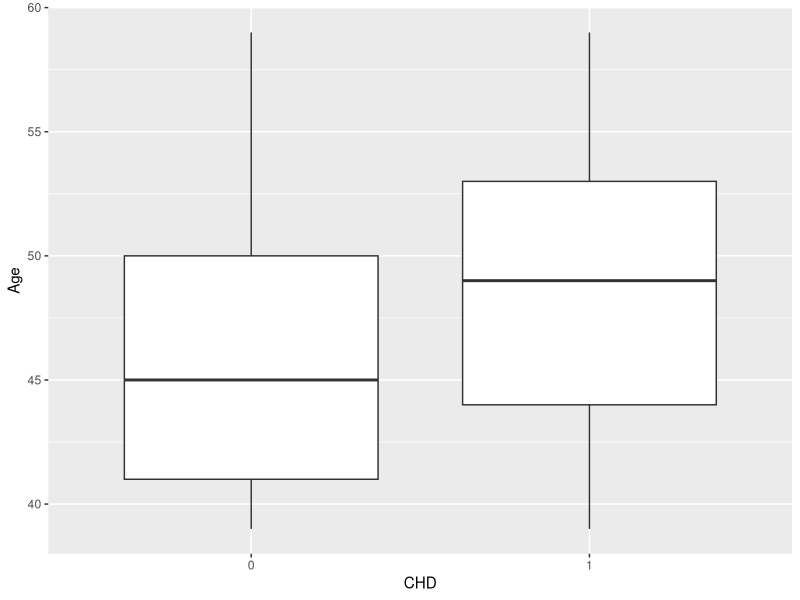

Write the R code that produced this figure.
## ---- chunk 1
knitr::opts_chunk$set(error = TRUE)
knitr::opts_chunk$set(warning=FALSE)
knitr::opts_chunk$set(message=FALSE)
knitr::opts_chunk$set(results="hold")
knitr::opts_chunk$set(cache=F)
## ---- chunk 2

library(haven)
wcgs <- read_dta("wcgs2.dta")
wcgs <- wcgs[,-16]
## ---- chunk 3
library(ggplot2)
library(tidyverse)
wcgs <- wcgs %>% mutate(chd69 = as.factor(chd69))
ggplot(wcgs, aes(chd69, age)) + geom_boxplot() + xlab("CHD") + ylab("Age") 

## ---- chunk 4
library(broom)

fit.cont <- glm(chd69 ~ age, data=wcgs, family=binomial(link="logit"))
tidy(fit.cont, conf.int=TRUE)[,-c(3:4)]

## ---- chunk 5
tab <- wcgs %>% group_by(chd69, arcus) %>% tally()
knitr::kable(tab)
## ---- chunk 6

fit.bin <- glm(chd69 ~ arcus, data=wcgs, family=binomial(link="logit"))
tidy(fit.bin, exponentiate = TRUE, conf.int=TRUE)[,-c(3:4)]
## ---- chunk 7
fit.mult <- glm(chd69 ~ age + arcus + chol + sbp, data=wcgs, family=binomial(link="logit"))
tidy(fit.mult, conf.int=TRUE, exponentiate=TRUE)
## ---- chunk 8
    log.odd <-fit.mult$coefficients[1] + fit.mult$coefficients[2]*60 + fit.mult$coefficients[3]*1 + fit.mult$coefficients[4]*253 +     fit.mult$coefficients[5]*136
    log.odd
## ---- chunk 9
    exp(log.odd)/(1 + exp(log.odd))
